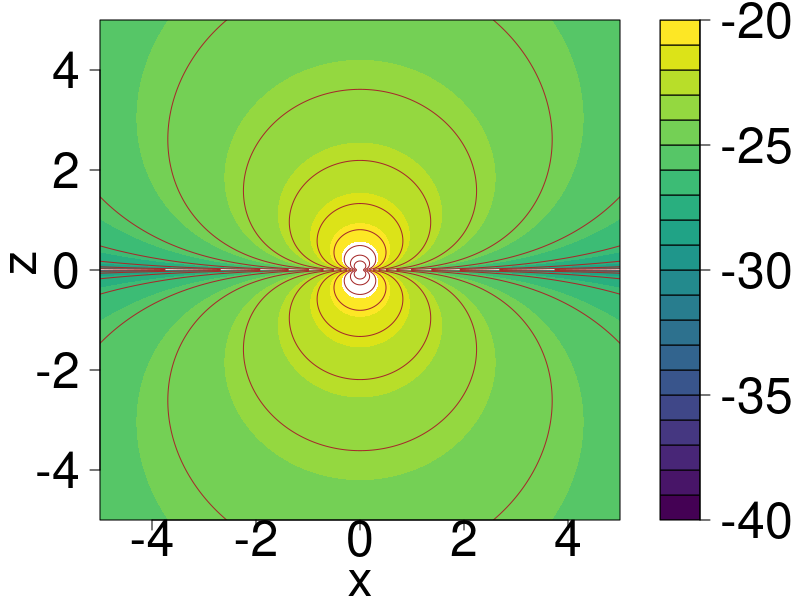
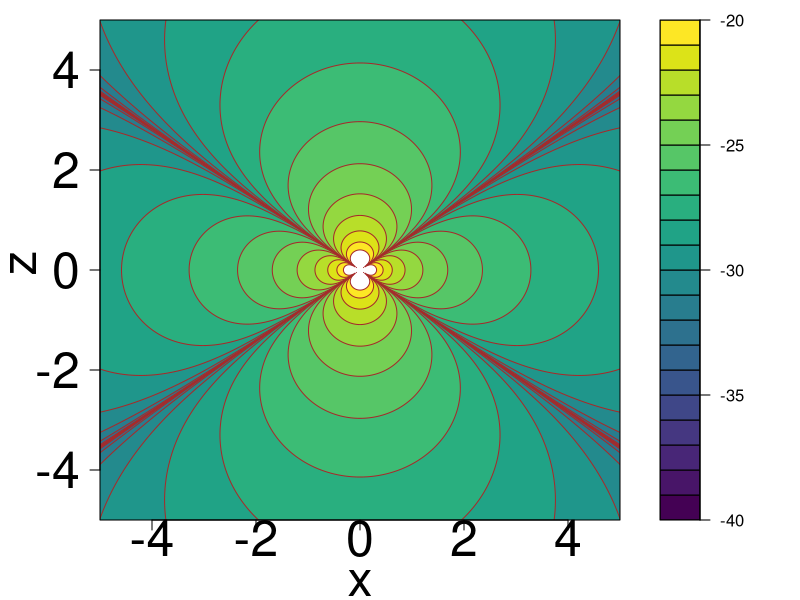
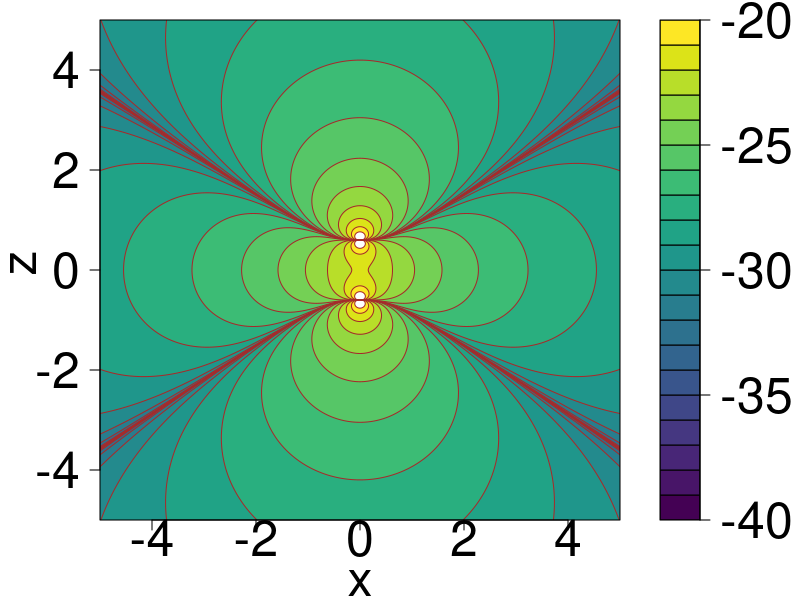

Here is the R script that generated these plots, in order: (Note: this script raises an error after producing the figures.)
### Plotting the spatial sensitivities of a gravimeter, a gradiometer and a synthetic gradiometer (2 gravimeters at vertical distance L)

require(grDevices) # for colours
require(viridis)

z <- seq(-5,5,0.01) # 
x <- seq(-5,5,0.01) # horizontal extend
y <- seq(-5,5,0.01) # horizontal extend

G=6.67e-11 #gravitational constant
m1= 1 #point mass
L1 = 1.2 # distance between the gravimeters

lvls <- seq(-40,-40,-1)
lvls2 <- seq(-20,-40,-1)


Tzz <- matrix(nrow= length(x), ncol= length(z),0)
TzzL1 <- matrix(nrow= length(x), ncol= length(z),0)
#TzzL2 <- matrix(nrow= length(x), ncol= length(z),0)
gzz <- matrix(nrow= length(x), ncol= length(z),0)

for (i in 1:length(z)){ 
  
  for (j in 1:length(x)){ 
    
    Tzz[j,i] = G*m1*(abs(x[j])^2-2*abs(z[i])^2)/(abs(x[j])^2+abs(z[i])^2)^(5/2)# gradiometer
    #2 gravimeters with distance L apart from each other 
    TzzL1[j,i]=G*m1*((abs(z[i])+L1/2)/((abs(z[i])+L1/2)^2+abs(x[j])^2)^(3/2)-(abs(z[i])-L1/2)/((abs(z[i])-L1/2)^2+abs(x[j])^2)^(3/2))/L1 
    #TzzL2[j,i]=G*m1*((abs(z[i])+L2/2)/((abs(z[i])+L2/2)^2+abs(x[j])^2)^(3/2)-(abs(z[i])-L2/2)/((abs(z[i])-L2/2)^2+abs(x[j])^2)^(3/2))/L2 
    gzz[j,i]=G*m1*abs(z[i])/(abs(z[i])^2+abs(x[j])^2)^(3/2) #gravimeter
  }
}

# par(mfrow=c(1,3))
lvls <- seq(-40,-20,1)
lvls2 <- lvls
par(mar=c(4,5,1,1), xpd=F)
p1 <- filled.contour(x,z,(log(abs(gzz*10))),levels = lvls,key.axes={axis(4, cex.axis=3)}, plot.axes = { contour(x,z,log(abs(gzz)), col=c("brown"),
                                                                           levels = lvls2, drawlabels = F, axes = FALSE, frame.plot = FALSE, add = TRUE); axis(1, cex.axis=3); axis(2, cex.axis=3) }, color = viridis,plot.title =title(main = " ",sub ="",xlab=c("x"), ylab=c(" z"),cex.lab=3))



p2 <- filled.contour(x,z,(log(abs(Tzz))),levels = lvls, color = viridis,plot.axes = { contour(x,z,log(abs(Tzz)), col=c("brown"), 
                                                                                                            levels = lvls2, drawlabels = F, axes = FALSE,
                                                                                                            frame.plot = FALSE, add = TRUE); axis(1,cex.axis=3); 
                                                                                        axis(2,cex.axis=3)}, plot.title = title(main="", sub="",xlab=c("x"), cex.lab=3,ylab=c(" z")))

p3 <- filled.contour(x,z,(log(abs(TzzL1))),levels = lvls,key.axes={axis(4, cex.axis=3)},plot.axes = { contour(x,z,log(abs(TzzL1)), col=c("brown"), levels = lvls2, 
                                                                           drawlabels = F, axes = FALSE, frame.plot = FALSE, add = TRUE); 
  axis(1, cex.axis=3, cex.lab=3); axis(2, cex.axis=3) },color = viridis,plot.title = title(main = "",sub="",xlab=c("x"),  cex.lab=3,ylab=c(" z")))



grid.arrange(p1, p2, p3, ncol=3)
